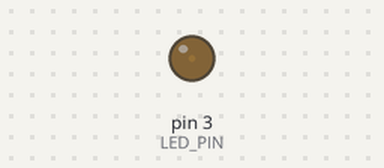
The sketch below on a simulated Arduino Uno, built with avr-gcc and run on an emulated ATmega328P. Shown: output pins drawn as LEDs (lit = HIGH).

Above: at 0.05 s.
At 0.65 s:
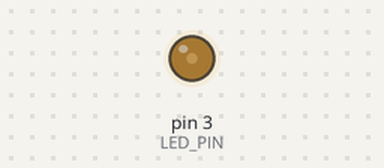
At 1.3 s:
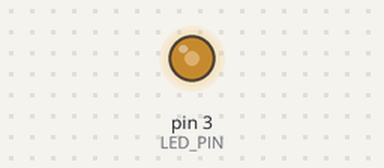
At 2.55 s:
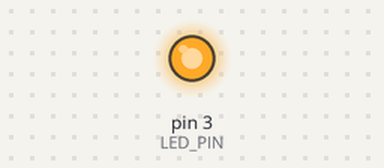
Timing chart, 0 to 5.9 s (numbered marks = the images above):
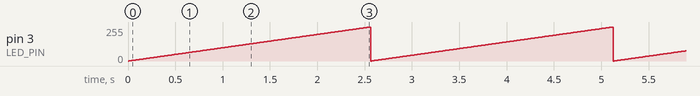

Measured:
- by itself, pin 3 (LED_PIN): ramps from 0/255 to 255/255 and jumps back, once every 2.6 s

The sketch:

02_Analogue_01.ino
```cpp
int LED_PIN=3;

void setup() {
  pinMode(LED_PIN,OUTPUT);
}

void loop() {
  for(int i=0;i<=255;i++){
    analogWrite(LED_PIN,i);
    delay(10);
  }
}
```
